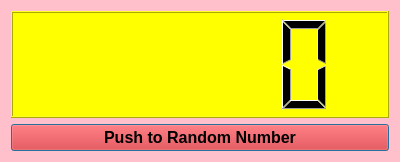
<?xml version="1.0" encoding="UTF-8"?>
<ui version="4.0">
 <class>Dialog</class>
 <widget class="QDialog" name="Dialog">
  <property name="geometry">
   <rect>
    <x>0</x>
    <y>0</y>
    <width>400</width>
    <height>162</height>
   </rect>
  </property>
  <property name="windowTitle">
   <string>Dialog</string>
  </property>
  <property name="styleSheet">
   <string notr="true">QDialog{

background-color:pink

}</string>
  </property>
  <layout class="QVBoxLayout" name="verticalLayout">
   <item>
    <widget class="QLCDNumber" name="lcdNumber">
     <property name="styleSheet">
      <string notr="true">QLCDNumber{

background-color:yellow

}</string>
     </property>
    </widget>
   </item>
   <item>
    <widget class="QPushButton" name="btn_number">
     <property name="font">
      <font>
       <pointsize>12</pointsize>
       <weight>75</weight>
       <bold>true</bold>
      </font>
     </property>
     <property name="styleSheet">
      <string notr="true">QPushButton{

background-color:red

}</string>
     </property>
     <property name="text">
      <string>Push to Random Number</string>
     </property>
    </widget>
   </item>
  </layout>
 </widget>
 <resources/>
 <connections/>
</ui>
